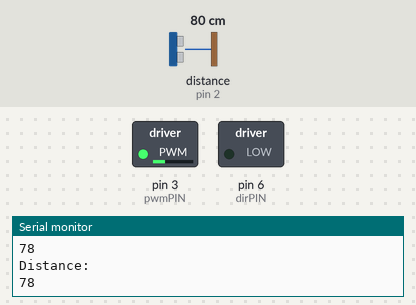
Bench run of a sketch on a simulated Arduino Uno, built with avr-gcc and run on an emulated ATmega328P. Parts: switched loads named in the sketch (green lamp = pin HIGH), the last lines printed to the serial monitor. Wiring (inferred from the names in the program): ultrasonic range finder: trigger pin 10; echo pin 2. Inputs (shaded band) come from the test bench; at power-on: distance to the obstacle (sensor on pin 2) 80 cm. The echo pulse lasts 58.3 µs per cm; pins used as bus, display or sensor lines are not drawn.

Above: at 1.8 s.
1.9 s: distance to the obstacle (sensor on pin 2) set to 2 cm
At 2.6 s:
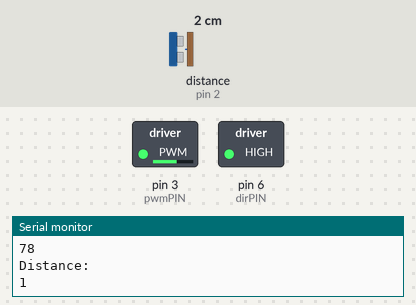
3.5 s: distance to the obstacle (sensor on pin 2) set to 35 cm
At 5.2 s:
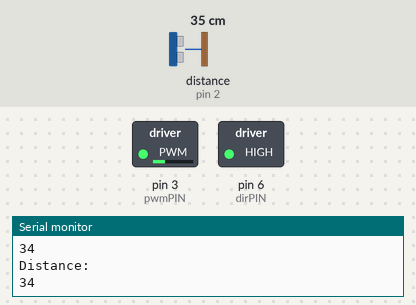
5.5 s: distance to the obstacle (sensor on pin 2) set to 60 cm
At 7.2 s:
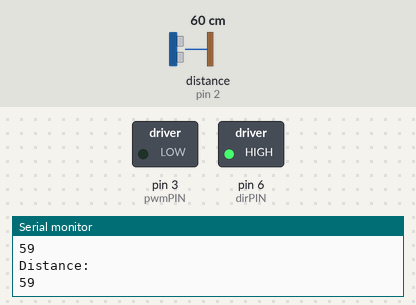
7.5 s: distance to the obstacle (sensor on pin 2) set to 120 cm
At 9.1 s:
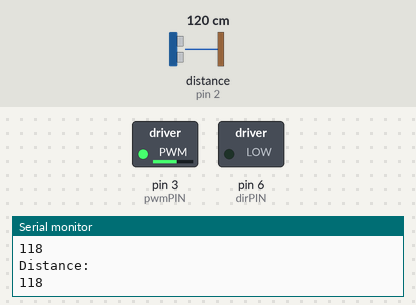
9.5 s: distance to the obstacle (sensor on pin 2) set to 72 cm
At 11.1 s:
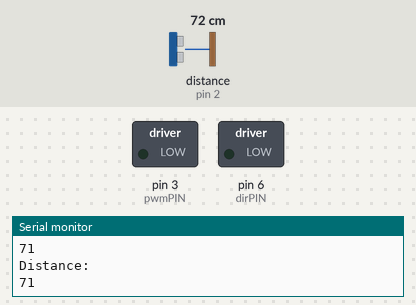
11.5 s: distance to the obstacle (sensor on pin 2) set to 4 cm
At 12.9 s:
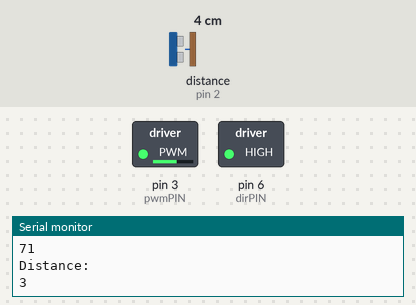
Timing chart, 0 to 14.5 s (numbered marks = the images above; inputs shaded):
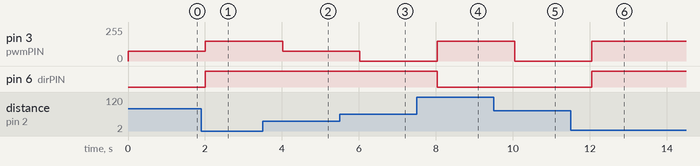

Measured:
- after the input at 1.9 s, pin 3 (pwmPIN): 75/255 → 150/255 after 0.11 s; pin 6 (dirPIN): LOW → HIGH after 0.11 s
- after the input at 3.5 s, pin 3 (pwmPIN): 150/255 → 75/255 after 0.52 s
- after the input at 5.5 s, pin 3 (pwmPIN): 75/255 → 0/255 after 0.52 s
- after the input at 7.5 s, pin 3 (pwmPIN): 0/255 → 150/255 after 0.53 s; pin 6 (dirPIN): HIGH → LOW after 0.53 s
- after the input at 9.5 s, pin 3 (pwmPIN): 150/255 → 0/255 after 0.55 s
- after the input at 11.5 s, pin 3 (pwmPIN): 0/255 → 150/255 after 0.55 s; pin 6 (dirPIN): LOW → HIGH after 0.55 s

The sketch:

MARS2.ino
```cpp
const int trigPIN=10;
const int echoPIN=2;
const int dirPIN=6;
const int pwmPIN=3;
int dist;
int time;
void setup()
{
  pinMode(dirPIN ,OUTPUT);
  pinMode(trigPIN, OUTPUT);
  pinMode(echoPIN, INPUT);
  pinMode(pwmPIN,OUTPUT);
  Serial.begin(9600);
  Serial.println("ULTRASONIC SENSOR DISTANCE WITH MOTOR");
}
void loop()
{

  digitalWrite(trigPIN, LOW);
  delayMicroseconds(2);
  digitalWrite(trigPIN, HIGH);//increasing the pulse
  delayMicroseconds(10);
  digitalWrite(trigPIN, LOW);//reducing the pulse again to LOW
  time = pulseIn(echoPIN, HIGH);//calculating the time taken to go from high to low
  dist = time * 0.034 / 2; //finding the distance from the pulse recieved


  Serial.println("Distance:");
  Serial.println(dist);


 if(dist>100)
 {
    digitalWrite(dirPIN,LOW);
    analogWrite(pwmPIN,150);
    delay(100);
  }
   else if( dist>75 && dist<100)
   {
     digitalWrite(dirPIN,LOW);
    analogWrite(pwmPIN,75);
    delay(100);
     }
   else if(dist>50 && dist<75)
   {
     analogWrite(pwmPIN,0);
     delay(100);
   }
   else if(dist>25 && dist<50)
   {
     digitalWrite(dirPIN,HIGH);
    analogWrite(pwmPIN,75);
    delay(100);
   }
   else if(dist<25)
  {
    digitalWrite(dirPIN,HIGH);
    analogWrite(pwmPIN,150);
    delay(100);
   }
  delay(900);
}
```
